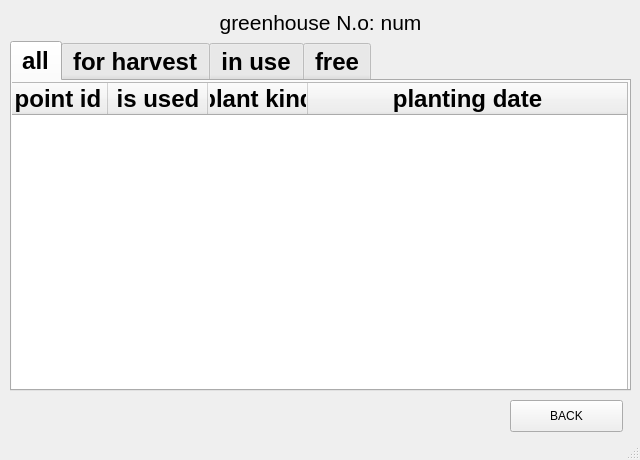
<?xml version="1.0" encoding="UTF-8"?>
<ui version="4.0">
 <class>MainWindow</class>
 <widget class="QMainWindow" name="MainWindow">
  <property name="geometry">
   <rect>
    <x>0</x>
    <y>0</y>
    <width>640</width>
    <height>460</height>
   </rect>
  </property>
  <property name="minimumSize">
   <size>
    <width>640</width>
    <height>460</height>
   </size>
  </property>
  <property name="maximumSize">
   <size>
    <width>640</width>
    <height>460</height>
   </size>
  </property>
  <property name="windowTitle">
   <string>points data</string>
  </property>
  <widget class="QWidget" name="centralwidget">
   <widget class="QWidget" name="verticalLayoutWidget">
    <property name="geometry">
     <rect>
      <x>10</x>
      <y>10</y>
      <width>621</width>
      <height>381</height>
     </rect>
    </property>
    <layout class="QVBoxLayout" name="verticalLayout">
     <item>
      <widget class="QLabel" name="label">
       <property name="font">
        <font>
         <pointsize>16</pointsize>
        </font>
       </property>
       <property name="text">
        <string>greenhouse N.o: num</string>
       </property>
       <property name="alignment">
        <set>Qt::AlignCenter</set>
       </property>
      </widget>
     </item>
     <item>
      <widget class="QTabWidget" name="tabWidget">
       <property name="font">
        <font>
         <pointsize>18</pointsize>
         <weight>75</weight>
         <bold>true</bold>
        </font>
       </property>
       <property name="styleSheet">
        <string notr="true"/>
       </property>
       <property name="tabPosition">
        <enum>QTabWidget::North</enum>
       </property>
       <property name="currentIndex">
        <number>0</number>
       </property>
       <property name="usesScrollButtons">
        <bool>false</bool>
       </property>
       <property name="documentMode">
        <bool>false</bool>
       </property>
       <property name="tabsClosable">
        <bool>false</bool>
       </property>
       <property name="movable">
        <bool>false</bool>
       </property>
       <property name="tabBarAutoHide">
        <bool>false</bool>
       </property>
       <widget class="QWidget" name="all">
        <attribute name="title">
         <string>all</string>
        </attribute>
        <widget class="QTableWidget" name="tableWidget">
         <property name="geometry">
          <rect>
           <x>-5</x>
           <y>1</y>
           <width>621</width>
           <height>321</height>
          </rect>
         </property>
         <property name="selectionMode">
          <enum>QAbstractItemView::SingleSelection</enum>
         </property>
         <property name="selectionBehavior">
          <enum>QAbstractItemView::SelectRows</enum>
         </property>
         <property name="rowCount">
          <number>0</number>
         </property>
         <attribute name="horizontalHeaderVisible">
          <bool>true</bool>
         </attribute>
         <attribute name="horizontalHeaderCascadingSectionResizes">
          <bool>false</bool>
         </attribute>
         <attribute name="horizontalHeaderHighlightSections">
          <bool>true</bool>
         </attribute>
         <attribute name="horizontalHeaderShowSortIndicator" stdset="0">
          <bool>false</bool>
         </attribute>
         <attribute name="horizontalHeaderStretchLastSection">
          <bool>true</bool>
         </attribute>
         <attribute name="verticalHeaderVisible">
          <bool>false</bool>
         </attribute>
         <attribute name="verticalHeaderHighlightSections">
          <bool>false</bool>
         </attribute>
         <column>
          <property name="text">
           <string>point id</string>
          </property>
         </column>
         <column>
          <property name="text">
           <string>is used</string>
          </property>
         </column>
         <column>
          <property name="text">
           <string>plant kind</string>
          </property>
         </column>
         <column>
          <property name="text">
           <string>planting date</string>
          </property>
         </column>
        </widget>
       </widget>
       <widget class="QWidget" name="forHarvest">
        <attribute name="title">
         <string>for harvest</string>
        </attribute>
       </widget>
       <widget class="QWidget" name="inUse">
        <attribute name="title">
         <string>in use</string>
        </attribute>
       </widget>
       <widget class="QWidget" name="free">
        <attribute name="title">
         <string>free</string>
        </attribute>
       </widget>
      </widget>
     </item>
    </layout>
   </widget>
   <widget class="QPushButton" name="pushButton">
    <property name="geometry">
     <rect>
      <x>510</x>
      <y>400</y>
      <width>113</width>
      <height>32</height>
     </rect>
    </property>
    <property name="text">
     <string>BACK</string>
    </property>
   </widget>
  </widget>
  <widget class="QStatusBar" name="statusbar"/>
 </widget>
 <resources/>
 <connections/>
</ui>
